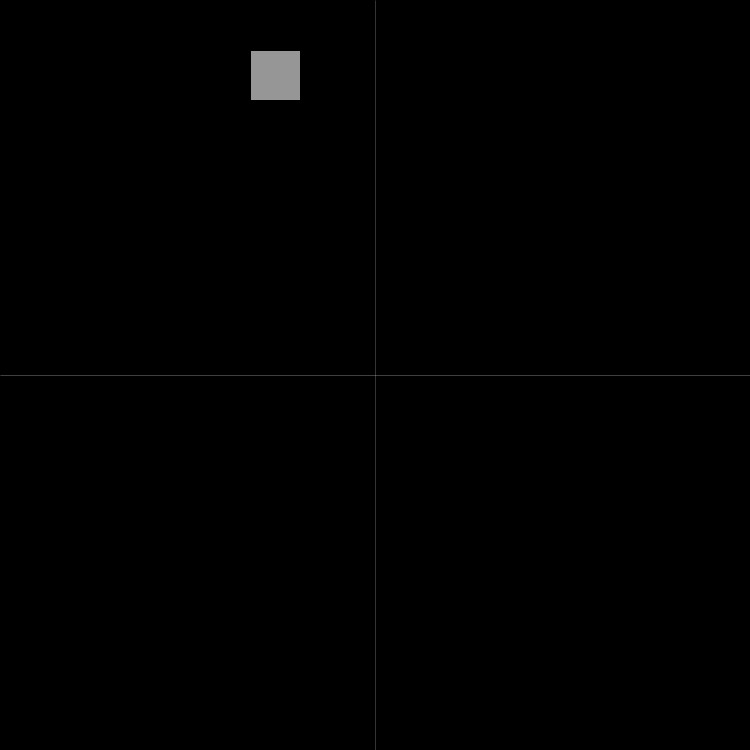
Frame 1 (no input)
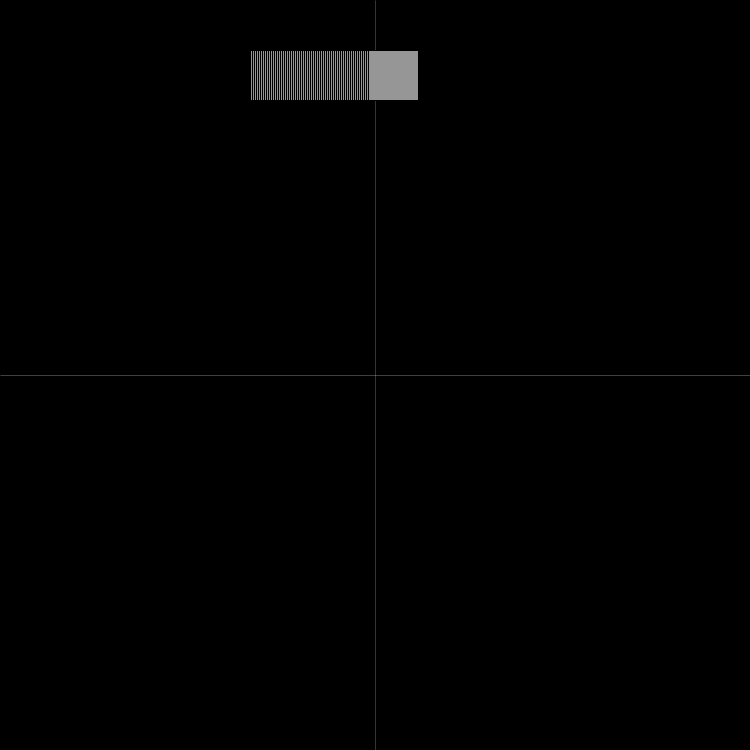
Frame 60 (the mouse pressed at the canvas centre just before this capture)
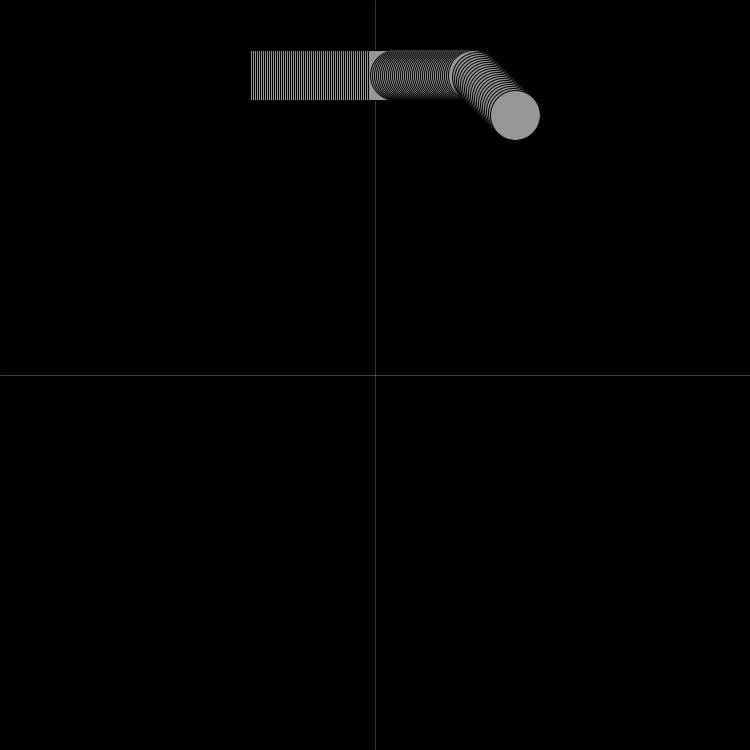
Frame 120 (the mouse held since frame 60 and released just before this capture)

The Processing sketch that drew these frames (run headless with seeded random() and noise(); from frame 60 on, the mouse is pressed at the canvas centre):

// Processing sketch: processing_93240
// ── processing_93240.pde

/* circularMovementWithVariables is a code developped to understand
the basics of movement through the environment, understanding the 
relationships and ratios between variables.

tip:  by pressing and holding mouse button rectangle turns into circle
      (nothing special - inspired by tutorials from the book "Learning
      Processing - A Beginners Guide to Programming, Images, Animation
      and Interaction", pg. 67, (D. Shiffman, 2008).

Dimitrije Dica Miletic, Sun, 17 March 2013, 00:21 */

float x, y;

float steps = 200; //ORIGINAL : 9
float movement = steps / 100;

float startX = 750 / 2 - steps / 2; //ORIGINAL : 45
float startY = 750 / 2 - steps*1.5; //ORIGINAL : 45

float minX = startX - steps; // 36
float maxX = startX + 2* steps; // 63
float maxY = startY + 3* steps; // 72
float minY = startY; // 45

float midRightX = startX + steps; // 54
float firstOfThreeY = startY + steps; // 54
float secondOfThreeY = startY + 2* steps; // 63

float r = random (0, 255);
float g = random (0, 255);
float b = random (0, 255);

void setup () {
  size (750, 750);
  smooth ();
  background (0);
  x = startX;
  y = startY;
  
  //DRAW THIN LINES ACCROSS THE MIDDLE OF THE WINDOW
  strokeWeight(0.2);
  stroke (255);
  line (width / 2, 0, width/2, height);
  line (0, height / 2, width, height/2);
}

void draw () {
  
  strokeWeight (1);
  stroke (0);
  fill (150);
//  noFill ();
  if (!mousePressed) {                              // RECTANGLE
//    fill (r+movement, g+movement, b+movement);
    rectMode (CENTER);
    rect (x, y, 50, 50);
  } 
  else {                                             // CIRCLE
//    fill (r+movement, g+movement, b+movement);
    ellipseMode (CENTER);
    ellipse (x, y, 50, 50);
  }

  // MOVE FROM BEGINNING ALONG x-AXIS, + DIRECTION
  if ((x >= startX) && (x < midRightX) && (y == startY)){  
    x += movement;
  }

  // MOVE FROM PREVIOUS POSITION ALONG x AND y-AXIS, + DIRECTION
  if ((x >= midRightX) && (x < maxX) && (y >= startY) && (y < firstOfThreeY)) {
    x +=movement;
    y +=movement;
  }
  
  // MOVE FROM PREVIOUS POSITION ALONG y-AXIS, + DIRECTION
  if ((x == maxX) && (y >= firstOfThreeY) && (y < secondOfThreeY)) {
    y += movement;
  }
  
  // MOVE FROM PREVIOUS POSITION ALONG x-AXIS (-) AND y-AXIS (+)
  if ((x <= maxX) && (x > midRightX) && (y >= secondOfThreeY) && (y < maxY)) {
    y += movement;
    x -= movement;
  }
  
  // MOVE FROM PREVIOUS POSITION ALONG x-AXIS (-)
  if ((x <= midRightX) && (x > startX) && (y == maxY)) {
    x -= movement;
  }
  
  // MOVE FROM PREVIOUS POSITION ALONG x-AXIS (-) AND y-AXIS (-)
  if ((x <= startX) && (x > minX) && (y <= maxY) && (y > secondOfThreeY)) {
    x -= movement;
    y -= movement;
  }
  
  // MOVE FROM PREVIOUS POSITION ALONG y-AXIS (-)
  if ((x == minX) && (y <= secondOfThreeY) && (y > firstOfThreeY)) {
    y -= movement;
  }
  
  // MOVE FROM PREVIOUS POSITION ALONG x-AXIS (+) AND y-AXIS (-)
  if ((x >= minX) && (x < startX) && (y <= firstOfThreeY) && (y > startY)) {
    x += movement;
    y -= movement;
  }
  
  println (x + ", " + y);
  x = constrain (x, minX, maxX);
  y = constrain (y, minY, maxY);
}
